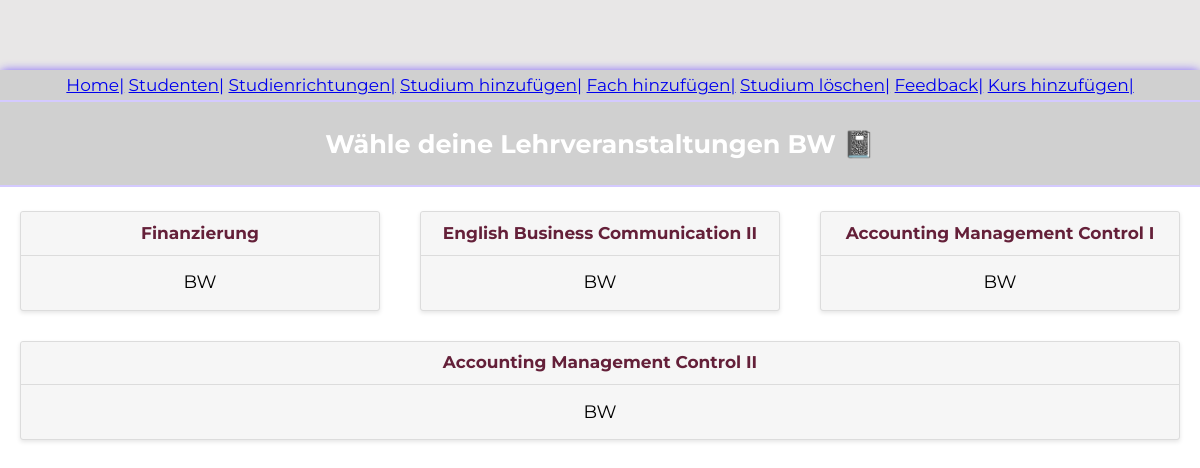
/lvplaner/BW/, run on an earlier commit of the app's database.
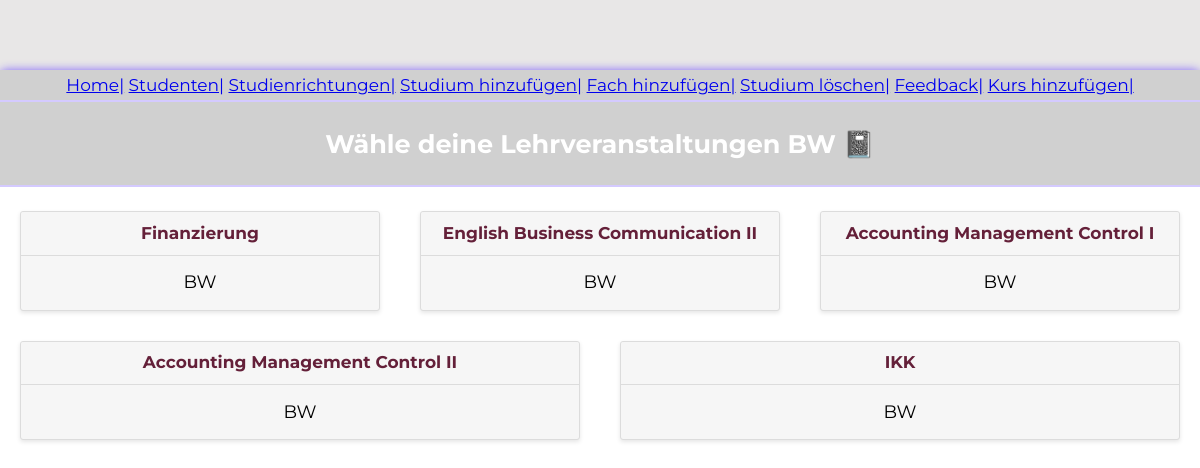
And on a later commit of the database.
### lvplaner/models.py (models this page shows, shortened)
class Subject(models.Model):
    title = models.CharField(verbose_name="Fachbezeichung", primary_key=True, max_length=40)
    major_name = models.ForeignKey(Major, on_delete=models.PROTECT)

class Major(models.Model):
    major_name = models.CharField(verbose_name="Studienrichtung", max_length=30, primary_key=True)

### lvplaner/views.py (the view)
# urls.py: url(r'^(?P<major_name>[-\w\d]+)/$', views.major_detail, name='details'),
def major_detail(request, major_name):
    major = get_object_or_404(Major, pk=major_name)
    return render(request, 'lvplaner/major_detail.html', {'major': major})

### lvplaner/templates/lvplaner/major_detail.html (shortened to what this page needs)
{% extends "layout.html" %}
{% block content %}
<header>
<h2> Wähle deine Lehrveranstaltungen {{ major.major_name }} 📓 </h2>
</header>
<br />
<body>
<div class="cards">
   {% for subject in major.subject_set.all %}
    <div class = "card">
        <header>  <a href="{% url 'courses' major.major_name subject.title %}"> {{ subject.title }}</a> </header>
        <div class="card-copy">
        {{ major.major_name }} <br />
        </div>
    </div>
    {% endfor %}
</div>
</body>
{% endblock %}

What changed in the data, as far as the page shows it:
added Subject: title "IKK", {{ major.major_name }} "BW"
